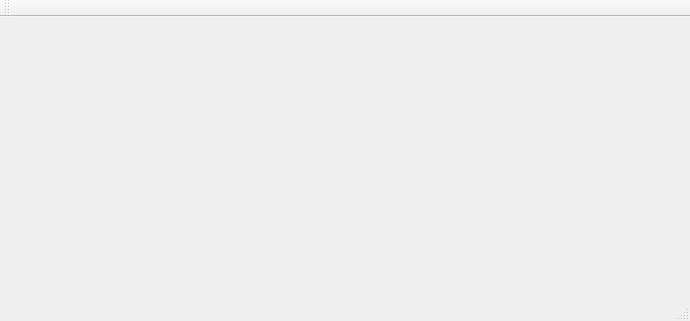
<?xml version="1.0" encoding="UTF-8"?>
<ui version="4.0">
 <class>MainWidget</class>
 <widget class="QMainWindow" name="MainWidget">
  <property name="geometry">
   <rect>
    <x>0</x>
    <y>0</y>
    <width>690</width>
    <height>321</height>
   </rect>
  </property>
  <property name="windowTitle">
   <string>MainWidget</string>
  </property>
  <widget class="QWidget" name="centralWidget">
   <widget class="QWidget" name="layoutWidget">
    <property name="geometry">
     <rect>
      <x>50</x>
      <y>20</y>
      <width>541</width>
      <height>191</height>
     </rect>
    </property>
    <layout class="QVBoxLayout" name="verticalLayout">
     <item>
      <layout class="QHBoxLayout" name="horizontalLayout">
       <item>
        <widget class="Scene3D" name="scene" native="true"/>
       </item>
      </layout>
     </item>
    </layout>
   </widget>
  </widget>
  <widget class="QMenuBar" name="menuBar">
   <property name="geometry">
    <rect>
     <x>0</x>
     <y>0</y>
     <width>690</width>
     <height>19</height>
    </rect>
   </property>
  </widget>
  <widget class="QStatusBar" name="statusBar"/>
  <widget class="QToolBar" name="toolBar">
   <property name="windowTitle">
    <string>toolBar</string>
   </property>
   <attribute name="toolBarArea">
    <enum>TopToolBarArea</enum>
   </attribute>
   <attribute name="toolBarBreak">
    <bool>false</bool>
   </attribute>
  </widget>
 </widget>
 <layoutdefault spacing="6" margin="11"/>
 <customwidgets>
  <customwidget>
   <class>Scene3D</class>
   <extends>QWidget</extends>
   <header>scene3d.h</header>
   <container>1</container>
  </customwidget>
 </customwidgets>
 <resources/>
 <connections/>
</ui>
